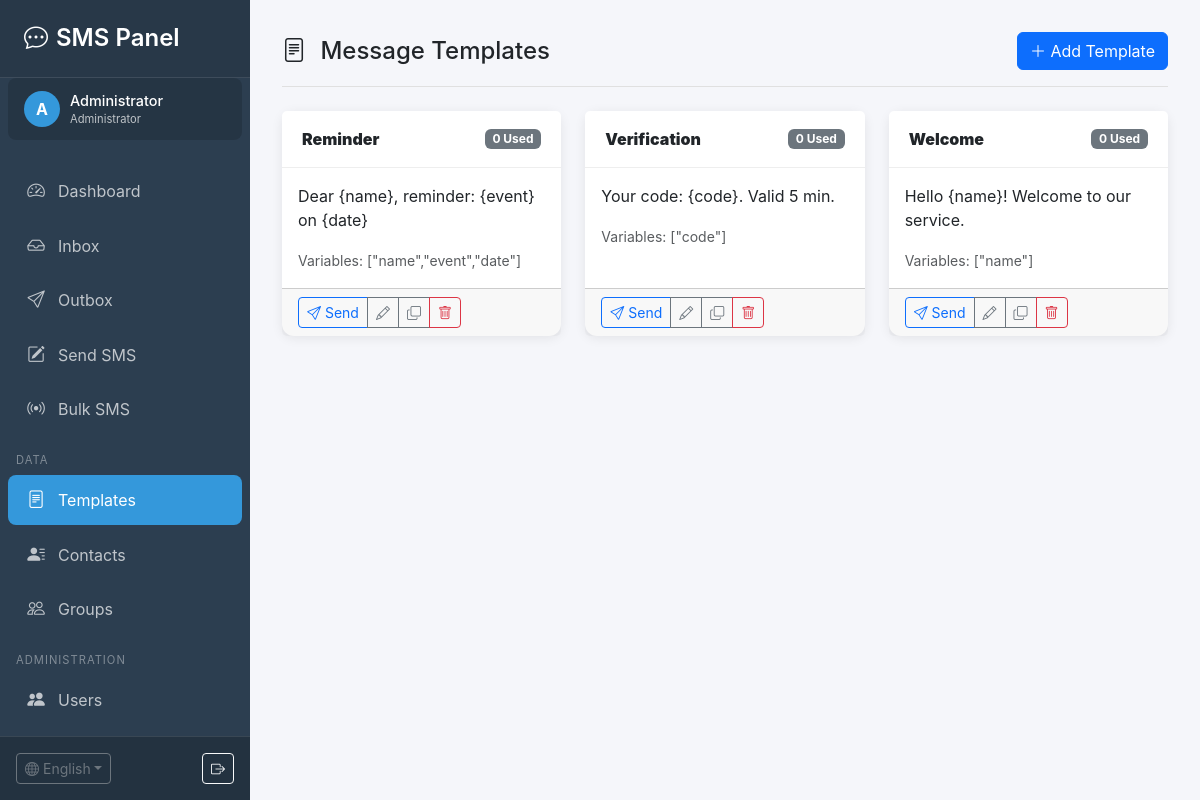
The app's page /templates.php?lang=en (signed in) with its own data.
### tables this page shows
CREATE TABLE `users` (
    `id` INT AUTO_INCREMENT PRIMARY KEY,
    `username` VARCHAR(50) NOT NULL UNIQUE COMMENT 'Логин',
    `password` VARCHAR(255) NOT NULL COMMENT 'Хеш пароля',
    `name` VARCHAR(100) NOT NULL COMMENT 'Имя пользователя',
    `email` VARCHAR(100) DEFAULT NULL COMMENT 'Email',
    `role` ENUM('admin', 'user') DEFAULT 'user' COMMENT 'Роль',
    `is_active` TINYINT(1) DEFAULT 1 COMMENT 'Активен',
    `last_login` DATETIME DEFAULT NULL COMMENT 'Последний вход',
    `created_at` TIMESTAMP DEFAULT CURRENT_TIMESTAMP,
    `updated_at` TIMESTAMP DEFAULT CURRENT_TIMESTAMP ON UPDATE CURRENT_TIMESTAMP,
    INDEX `idx_username` (`username`),
    INDEX `idx_role` (`role`),
    INDEX `idx_active` (`is_active`)
);

CREATE TABLE `templates` (
    `id` INT AUTO_INCREMENT PRIMARY KEY,
    `user_id` INT DEFAULT NULL COMMENT 'ID владельца',
    `name` VARCHAR(100) NOT NULL COMMENT 'Название шаблона',
    `content` TEXT NOT NULL COMMENT 'Текст шаблона',
    `variables` TEXT DEFAULT NULL COMMENT 'JSON массив переменных',
    `usage_count` INT DEFAULT 0 COMMENT 'Счетчик использований',
    `is_active` TINYINT(1) DEFAULT 1 COMMENT 'Активен: 0=нет, 1=да',
    `created_at` TIMESTAMP DEFAULT CURRENT_TIMESTAMP,
    `updated_at` TIMESTAMP DEFAULT CURRENT_TIMESTAMP ON UPDATE CURRENT_TIMESTAMP,
    INDEX `idx_active` (`is_active`),
    INDEX `idx_user` (`user_id`)
);

### includes/auth.php (called while the page is built, shortened)
<?php
require_once __DIR__ . '/database.php';
class Auth {
    private static $instance = null;
    private $db;
    private $user = null;
    private function __construct() {
        $this->db = Database::getInstance();
        $this->loadUser();
    }
    public static function getInstance() {
        if (self::$instance === null) {
            self::$instance = new self();
        }
        return self::$instance;
    }
    private function loadUser() {
        if (isset($_SESSION['user_id'])) {
            $this->user = $this->db->fetchOne(
                "SELECT * FROM users WHERE id = ? AND is_active = 1",
                [$_SESSION['user_id']]
            );
        }
    }
    public function isAdmin() {
        return $this->user && $this->user['role'] === 'admin';
    }
    public function getUser() {
        return $this->user;
    }
    public function getUserId() {
        return $this->user ? $this->user['id'] : null;
    }
}

### includes/database.php (called while the page is built, shortened)
<?php
class Database {
    private static $instance = null;
    private $conn;
    private function __construct() {
        try {
            $this->conn = new PDO(
                "mysql:host=" . DB_HOST . ";dbname=" . DB_NAME . ";charset=utf8mb4",
                DB_USER,
                DB_PASS,
                [
                    PDO::ATTR_ERRMODE => PDO::ERRMODE_EXCEPTION,
                    PDO::ATTR_DEFAULT_FETCH_MODE => PDO::FETCH_ASSOC,
                    PDO::ATTR_EMULATE_PREPARES => false
                ]
            );
        } catch (PDOException $e) {
            try {
                $this->conn = new PDO(
                    "mysql:host=" . DB_HOST . ";charset=utf8mb4",
                    DB_USER,
                    DB_PASS
                );
                $this->conn->exec("CREATE DATABASE IF NOT EXISTS " . DB_NAME . " CHARACTER SET utf8mb4 COLLATE utf8mb4_unicode_ci");
                $this->conn->exec("USE " . DB_NAME);
                $this->conn->setAttribute(PDO::ATTR_ERRMODE, PDO::ERRMODE_EXCEPTION);
                $this->conn->setAttribute(PDO::ATTR_DEFAULT_FETCH_MODE, PDO::FETCH_ASSOC);
            } catch (PDOException $e2) {
                die("Database connection failed: " . $e2->getMessage());
            }
        }
    }
    public static function getInstance() {
        if (self::$instance === null) {
            self::$instance = new self();
        }
        return self::$instance;
    }
    public function query($sql, $params = []) {
        $stmt = $this->conn->prepare($sql);
        $stmt->execute($params);
        return $stmt;
    }
    public function fetchAll($sql, $params = []) {
        return $this->query($sql, $params)->fetchAll();
    }
    public function fetchOne($sql, $params = []) {
        return $this->query($sql, $params)->fetch();
    }
}

### includes/templates.php (called while the page is built, shortened)
<?php
require_once __DIR__ . '/database.php';
require_once __DIR__ . '/auth.php';
class Templates {
    private $db;
    private $userId;
    private $isAdmin;
    public function __construct() {
        $this->db = Database::getInstance();
        $auth = Auth::getInstance();
        $this->userId = $auth->getUserId();
        $this->isAdmin = $auth->isAdmin();
    }
    private function getUserFilter() {
        if ($this->isAdmin) {
            return ['where' => '1=1', 'params' => []];
        }
        return [
            'where' => '(user_id = ? OR user_id IS NULL)',
            'params' => [$this->userId]
        ];
    }
    public function getAll($activeOnly = true) {
        $userFilter = $this->getUserFilter();
        $where = $userFilter['where'];
        $params = $userFilter['params'];
        if ($activeOnly) {
            $where .= ' AND is_active = 1';
        }
        return $this->db->fetchAll(
            "SELECT * FROM templates WHERE {$where} ORDER BY usage_count DESC, name ASC",
            $params
        );
    }
}

### templates.php (the view, shortened to what this page needs)
<?php
require_once __DIR__ . '/includes/templates.php';
require_once __DIR__ . '/includes/lang.php';
require_once __DIR__ . '/templates/layout.php';
$templatesObj = new Templates();
$action = $_GET['action'] ?? 'list';
$editTemplate = null;
$templates = $templatesObj->getAll();
renderHeader(__('templates'), 'templates');
?>
<div class="top-bar">
    <h4 class="mb-0">
        <i class="bi bi-file-text me-2"></i> <?= __('templates_title') ?>
    </h4>
    <?php if ($action === 'list'): ?>
    <a href="?action=add" class="btn btn-primary">
        <i class="bi bi-plus-lg"></i> <?= __('add_template') ?>
    </a>
    <?php else: ?>
    <a href="templates.php" class="btn btn-outline-secondary">
        <i class="bi bi-arrow-left"></i> <?= __('back') ?>
    </a>
    <?php endif; ?>
</div>
<?php if ($action === 'add' || $action === 'edit'): ?>
<div class="card">
    <div class="card-header">
        <?= $action === 'edit' ? __('edit_template') : __('add_template') ?>
    </div>
    <div class="card-body">
        <form method="post">
            <div class="mb-3">
                <label class="form-label fw-semibold"><?= __('template_name') ?> *</label>
                <input type="text" name="name" class="form-control" required
                       value="<?= htmlspecialchars($editTemplate['name'] ?? '') ?>"
                       placeholder="<?= __('template_name') ?>">
            </div>
            <div class="mb-3">
                <label class="form-label fw-semibold"><?= __('template_text') ?> *</label>
                <textarea name="content" class="form-control" rows="5" required
                          oninput="updateCharCounter(this, 'tplCharCounter')"
                          placeholder="<?= __('variables_hint') ?>"><?= htmlspecialchars($editTemplate['content'] ?? '') ?></textarea>
                <div class="d-flex justify-content-between mt-1">
                    <small class="text-muted"><?= __('variables_hint') ?></small>
                    <small id="tplCharCounter" class="char-counter">0 <?= __('chars') ?></small>
                </div>
            </div>
            <div class="d-flex gap-2">
                <button type="submit" class="btn btn-primary">
                    <i class="bi bi-check-lg me-1"></i> <?= __('save') ?>
                </button>
                <a href="templates.php" class="btn btn-outline-secondary"><?= __('cancel') ?></a>
            </div>
        </form>
    </div>
</div>
<?php else: ?>
<div class="row">
    <?php foreach ($templates as $t): ?>
    <div class="col-md-6 col-lg-4 mb-4">
        <div class="card h-100">
            <div class="card-header d-flex justify-content-between align-items-center">
                <strong><?= htmlspecialchars($t['name']) ?></strong>
                <span class="badge bg-secondary"><?= $t['usage_count'] ?> <?= __('template_usage') ?></span>
            </div>
            <div class="card-body">
                <p class="card-text"><?= nl2br(htmlspecialchars($t['content'])) ?></p>
                <?php if ($t['variables']): ?>
                <p class="mb-0">
                    <small class="text-muted"><?= __('template_variables') ?>:
                        <?= htmlspecialchars($t['variables']) ?>
                    </small>
                </p>
                <?php endif; ?>
            </div>
            <div class="card-footer">
                <div class="btn-group btn-group-sm">
                    <a href="send.php" class="btn btn-outline-primary"
                       onclick="localStorage.setItem('template', '<?= htmlspecialchars(addslashes($t['content'])) ?>')">
                        <i class="bi bi-send"></i> <?= __('send') ?>
                    </a>
                    <a href="?action=edit&id=<?= $t['id'] ?>" class="btn btn-outline-secondary">
                        <i class="bi bi-pencil"></i>
                    </a>
                    <a href="?duplicate=<?= $t['id'] ?>" class="btn btn-outline-secondary"
                       title="<?= __('duplicate_template') ?>">
                        <i class="bi bi-copy"></i>
                    </a>
                    <a href="?delete=<?= $t['id'] ?>&confirm=1" class="btn btn-outline-danger"
                       onclick="return confirmDelete('<?= __('confirm_delete_template') ?>')">
                        <i class="bi bi-trash"></i>
                    </a>
                </div>
            </div>
        </div>
    </div>
    <?php endforeach; ?>
</div>
<?php endif; ?>
<?php renderFooter(); ?>

### templates/layout.php (shortened to what this page needs)
<?php
require_once __DIR__ . '/../includes/database.php';
require_once __DIR__ . '/../includes/auth.php';
require_once __DIR__ . '/../includes/lang.php';
function renderHeader($title, $active = '') {
    $auth = Auth::getInstance();
    $auth->requireLogin();
    $user = $auth->getUser();
    $isAdmin = $auth->isAdmin();
?>
<!DOCTYPE html>
<html lang="<?= $GLOBALS['current_lang'] ?>">
<head>
    <link href="https://cdn.jsdelivr.net/npm/bootstrap@5.3.2/dist/css/bootstrap.min.css" rel="stylesheet">
    <link href="https://cdn.jsdelivr.net/npm/bootstrap-icons@1.11.1/font/bootstrap-icons.css" rel="stylesheet">
</head>
<body>
    <div class="sidebar">
        <div class="sidebar-header">
            <h4><i class="bi bi-chat-dots me-2"></i><?= __('app_name') ?></h4>
        </div>
        <div class="user-info">
            <div class="avatar"><?= strtoupper(substr($user['name'], 0, 1)) ?></div>
            <div>
                <div class="name"><?= htmlspecialchars($user['name']) ?></div>
                <div class="role"><?= $isAdmin ? __('role_admin') : __('role_user') ?></div>
            </div>
        </div>
        <nav class="sidebar-nav">
            <ul class="nav flex-column">
                <li class="nav-item">
                    <a href="index.php" class="nav-link <?= $active === 'dashboard' ? 'active' : '' ?>">
                        <i class="bi bi-speedometer2"></i> <?= __('nav_dashboard') ?>
                    </a>
                </li>
                <li class="nav-item">
                    <a href="inbox.php" class="nav-link <?= $active === 'inbox' ? 'active' : '' ?>">
                        <i class="bi bi-inbox"></i> <?= __('nav_inbox') ?>
                    </a>
                </li>
                <li class="nav-item">
                    <a href="outbox.php" class="nav-link <?= $active === 'outbox' ? 'active' : '' ?>">
                        <i class="bi bi-send"></i> <?= __('nav_outbox') ?>
                    </a>
                </li>
                <li class="nav-item">
                    <a href="send.php" class="nav-link <?= $active === 'send' ? 'active' : '' ?>">
                        <i class="bi bi-pencil-square"></i> <?= __('nav_send') ?>
                    </a>
                </li>
                <li class="nav-item">
                    <a href="bulk.php" class="nav-link <?= $active === 'bulk' ? 'active' : '' ?>">
                        <i class="bi bi-broadcast"></i> <?= __('bulk_sms') ?>
                    </a>
                </li>
                <li class="nav-section"><?= __('nav_data') ?></li>
                <li class="nav-item">
                    <a href="templates.php" class="nav-link <?= $active === 'templates' ? 'active' : '' ?>">
                        <i class="bi bi-file-text"></i> <?= __('nav_templates') ?>
                    </a>
                </li>
                <li class="nav-item">
                    <a href="contacts.php" class="nav-link <?= $active === 'contacts' ? 'active' : '' ?>">
                        <i class="bi bi-person-lines-fill"></i> <?= __('nav_contacts') ?>
                    </a>
                </li>
                <li class="nav-item">
                    <a href="groups.php" class="nav-link <?= $active === 'groups' ? 'active' : '' ?>">
                        <i class="bi bi-people"></i> <?= __('nav_groups') ?>
                    </a>
                </li>
                <?php if ($isAdmin): ?>
                <li class="nav-section"><?= __('nav_admin') ?></li>
                <li class="nav-item">
                    <a href="users.php" class="nav-link <?= $active === 'users' ? 'active' : '' ?>">
                        <i class="bi bi-people-fill"></i> <?= __('users') ?>
                    </a>
                </li>
                <li class="nav-item">
                    <a href="gateways.php" class="nav-link <?= $active === 'gateways' ? 'active' : '' ?>">
                    </a>
                </li>
                <?php endif; ?>
            </ul>
        </nav>
        <div class="sidebar-footer">
            <div class="d-flex justify-content-between align-items-center">
                <?= getLanguageSwitcher() ?>
                <a href="logout.php" class="btn btn-sm btn-outline-light" title="<?= __('logout') ?>">
                    <i class="bi bi-box-arrow-right"></i>
                </a>
            </div>
        </div>
    </div>
    <div class="main-content">
<?php
}
function renderFooter() {
?>
    </div>
</body>
</html>
<?php
}

### templates/layout.php (style rules this page uses)
:root { --sidebar-width: 250px; --primary-color: #2c3e50; --accent-color: #3498db; }
body { font-family: -apple-system, BlinkMacSystemFont, 'Segoe UI', Roboto, 'Helvetica Neue', Arial, sans-serif; background: #f5f6fa; }
.sidebar { position: fixed; top: 0; left: 0; width: var(--sidebar-width); height: 100vh; background: var(--primary-color); color: #fff; z-index: 1000; display: flex; flex-direction: column; }
.sidebar-header { padding: 1.5rem; background: rgba(0,0,0,0.1); border-bottom: 1px solid rgba(255,255,255,0.1); flex-shrink: 0; }
.sidebar-header h4 { margin: 0; font-weight: 600; }
.sidebar-nav { padding: 1rem 0; flex: 1; overflow-y: auto; }
.nav-section { padding: 0.5rem 1rem 0.25rem; font-size: 0.7rem; text-transform: uppercase; letter-spacing: 1px; color: rgba(255,255,255,0.4); margin-top: 0.5rem; }
.nav-item { margin: 2px 8px; }
.nav-link { color: rgba(255,255,255,0.7); padding: 0.75rem 1rem; border-radius: 8px; display: flex; align-items: center; transition: all 0.2s; }
.nav-link.active { color: #fff; background: var(--accent-color); }
.nav-link i { margin-right: 10px; font-size: 1.1rem; width: 24px; text-align: center; }
.main-content { margin-left: var(--sidebar-width); padding: 2rem; min-height: 100vh; }
.top-bar { display: flex; justify-content: space-between; align-items: center; margin-bottom: 1.5rem; padding-bottom: 1rem; border-bottom: 1px solid #e0e0e0; }
.card { border: none; box-shadow: 0 2px 12px rgba(0,0,0,0.08); border-radius: 12px; }
.card-header { background: #fff; border-bottom: 1px solid #eee; font-weight: 600; padding: 1rem 1.25rem; }
.btn-group-sm .btn { padding: 0.25rem 0.5rem; }
.sidebar-footer { padding: 1rem; background: rgba(0,0,0,0.2); border-top: 1px solid rgba(255,255,255,0.1); flex-shrink: 0; }
.user-info { display: flex; align-items: center; padding: 0.75rem 1rem; background: rgba(0,0,0,0.15); border-radius: 8px; margin: 0 8px 8px; }
.user-info .avatar { width: 36px; height: 36px; background: var(--accent-color); border-radius: 50%; display: flex; align-items: center; justify-content: center; margin-right: 10px; font-weight: bold; }
.user-info .name { flex: 1; font-weight: 500; font-size: 0.9rem; }
.user-info .role { font-size: 0.7rem; opacity: 0.7; }

### records on screen
users: name "A", name "Administrator"
templates: name "Reminder", usage_count "0", content "Dear {name}, reminder: {event} on {date}", variables "[\"name\",\"event\",\"date\"]"
templates: name "Verification", usage_count "0", content "Your code: {code}. Valid 5 min.", variables "[\"code\"]"
templates: name "Welcome", usage_count "0", content "Hello {name}! Welcome to our service.", variables "[\"name\"]"

### other values on screen
__('app_name') "SMS Panel"
__('role_admin') "Administrator"
__('nav_dashboard') "Dashboard"
__('nav_inbox') "Inbox"
__('nav_outbox') "Outbox"
__('nav_send') "Send SMS"
__('bulk_sms') "Bulk SMS"
__('nav_data') "DATA"
__('nav_templates') "Templates"
__('nav_contacts') "Contacts"
__('nav_groups') "Groups"
__('nav_admin') "ADMINISTRATION"
__('users') "Users"
$GLOBALS['available_languages'][$current] "English"
__('templates_title') "Message Templates"
